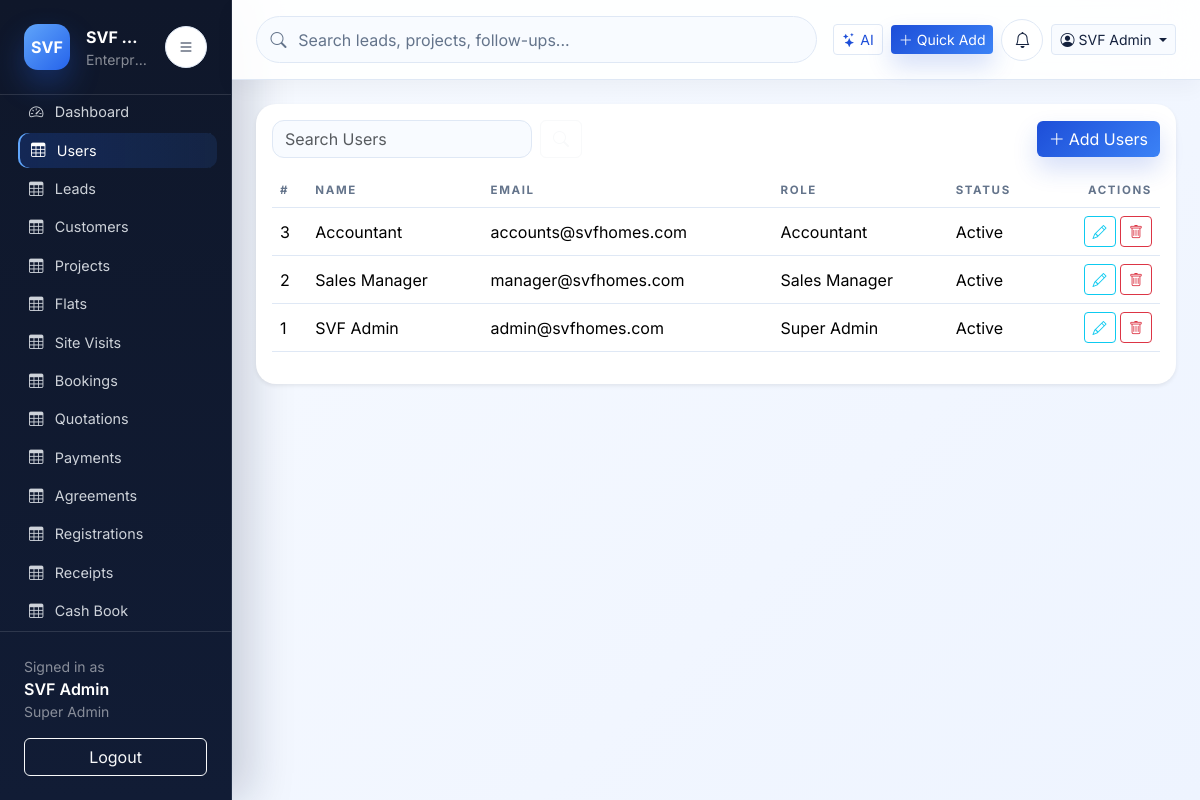
Screenshot of /users/index.php (signed in) with the database file from the repository.
### tables this page shows
CREATE TABLE IF NOT EXISTS users (
    id BIGINT UNSIGNED AUTO_INCREMENT PRIMARY KEY,
    name VARCHAR(150) NOT NULL,
    email VARCHAR(190) NOT NULL UNIQUE,
    phone VARCHAR(30) NULL,
    password VARCHAR(255) NOT NULL,
    role VARCHAR(50) NOT NULL DEFAULT 'Admin',
    status VARCHAR(20) NOT NULL DEFAULT 'Active',
    remember_token VARCHAR(100) NULL,
    last_login_at DATETIME NULL,
    created_at DATETIME NOT NULL DEFAULT CURRENT_TIMESTAMP,
    updated_at DATETIME NOT NULL DEFAULT CURRENT_TIMESTAMP ON UPDATE CURRENT_TIMESTAMP,
    INDEX idx_users_role (role),
    INDEX idx_users_status (status)
);

### users/index.php (called while the page is built, shortened)
<?php
require_once __DIR__ . '/../includes/module-handler.php';

### includes/functions.php (called while the page is built, shortened)
<?php
function env(string $key, mixed $default = null): mixed
{
    $value = $_ENV[$key] ?? getenv($key);
    return $value === false || $value === null || $value === '' ? $default : $value;
}
function config(string $key, mixed $default = null): mixed
{
    static $cache = [];
    [$file, $path] = array_pad(explode('.', $key, 2), 2, null);
    if (!isset($cache[$file])) {
        $configPath = __DIR__ . '/../config/' . $file . '.php';
        $cache[$file] = is_file($configPath) ? require $configPath : [];
    }
    if ($path === null) {
        return $cache[$file];
    }
    $value = $cache[$file];
    foreach (explode('.', $path) as $segment) {
        if (!is_array($value) || !array_key_exists($segment, $value)) {
            return $default;
        }
        $value = $value[$segment];
    }
    return $value;
}
function app_url(string $path = ''): string
{
    $base = rtrim((string)env('APP_URL', ''), '/');
    return $base . '/' . ltrim($path, '/');
}
function e(mixed $value): string
{
    return htmlspecialchars((string)$value, ENT_QUOTES, 'UTF-8');
}
function module_url(string $module, string $page = 'index.php', array $params = []): string
{
    $path = trim($module, '/') . '/' . ltrim($page, '/');
    if ($params) {
        $path .= '?' . http_build_query($params);
    }
    return app_url($path);
}

### config/app.php (called while the page is built, shortened)
<?php
return [
    'name' => env('APP_NAME', 'SVF Homes AI CRM'),
    'env' => env('APP_ENV', 'production'),
    'debug' => filter_var(env('APP_DEBUG', false), FILTER_VALIDATE_BOOL),
    'url' => env('APP_URL', ''),
    'timezone' => 'Asia/Kolkata',
    'currency' => 'INR',
    'currency_symbol' => '₹',
];

### includes/module-handler.php (the view, shortened to what this page needs)
<?php
$scriptName = str_replace('\\', '/', $_SERVER['SCRIPT_NAME'] ?? '');
$modules = config('resources', []);
$moduleKey = $moduleKey ?? basename(dirname($scriptName));
$action = $action ?? pathinfo(basename($scriptName), PATHINFO_FILENAME);
$module = $modules[$moduleKey];
$db = \App\Core\Database::connection();
$table = $module['table'];
$fields = $module['fields'];
$columns = $module['columns'] ?? array_map(static fn(array $field) => $field['name'], $fields);
include __DIR__ . '/header.php';
if ($action !== 'delete') {
    include __DIR__ . '/sidebar.php';
    echo '<div class="crm-main flex-grow-1">';
    include __DIR__ . '/navbar.php';
    echo '<div class="container-fluid p-4">';
}
if ($action === 'index') {
    $search = trim((string)($_GET['q'] ?? ''));
    $sql = 'SELECT * FROM `' . $table . '`';
    $params = [];
    $sql .= ' ORDER BY id DESC LIMIT 200';
    $statement = $db->prepare($sql);
    $statement->execute($params);
    $records = $statement->fetchAll();
    ?>
    <div class="card crm-card border-0 shadow-sm">
        <div class="card-body">
            <div class="d-flex flex-wrap gap-2 justify-content-between align-items-center mb-3">
                <form class="d-flex gap-2" method="get">
                    <input type="search" name="q" value="<?= e($search) ?>" class="form-control" placeholder="Search <?= e($module['label']) ?>">
                    <button class="btn btn-outline-light" type="submit"><i class="bi bi-search"></i></button>
                </form>
                <a class="btn btn-accent" href="<?= e(module_url($moduleKey, 'add.php')) ?>"><i class="bi bi-plus-lg me-1"></i>Add <?= e($module['label']) ?></a>
            </div>
            <div class="table-responsive">
                <table class="table table-hover align-middle">
                    <thead>
                    <tr>
                        <th>#</th>
                        <?php foreach ($columns as $column): ?>
                            <th><?= e(ucwords(str_replace('_', ' ', $column))) ?></th>
                        <?php endforeach; ?>
                        <th class="text-end">Actions</th>
                    </tr>
                    </thead>
                    <tbody>
                    <?php foreach ($records as $row): ?>
                        <tr>
                            <td><?= e($row['id']) ?></td>
                            <?php foreach ($columns as $column): ?>
                                <td><?= e($row[$column] ?? '-') ?></td>
                            <?php endforeach; ?>
                            <td class="text-end">
                                <a href="<?= e(module_url($moduleKey, 'edit.php', ['id' => $row['id']])) ?>" class="btn btn-sm btn-outline-info"><i class="bi bi-pencil"></i></a>
                                <a href="<?= e(module_url($moduleKey, 'delete.php', ['id' => $row['id']])) ?>" class="btn btn-sm btn-outline-danger"><i class="bi bi-trash"></i></a>
                            </td>
                        </tr>
                    <?php endforeach; ?>
                    </tbody>
                </table>
            </div>
        </div>
    </div>
    <?php
}
    ?>
    <?php
if ($action !== 'delete') {
    echo '</div></div>';
}
include __DIR__ . '/footer.php';

### assets/css/app.css (style rules this page uses)
:root { --crm-bg: #f3f7ff; --crm-surface: #ffffff; --crm-surface-alt: #f8fbff; --crm-line: #dfe8f5; --crm-text: #14213d; --crm-muted: #64748b; --crm-accent: #1d4ed8; --crm-accent-soft: #eaf2ff; --crm-success: #10b981; --crm-shadow: 0 20px 45px rgba(15, 23, 42, 0.08); }
* { box-sizing: border-box; }
body { font-family: Inter, system-ui, -apple-system, BlinkMacSystemFont, 'Segoe UI', sans-serif; background: linear-gradient(180deg, #f8fbff 0%, var(--crm-bg) 100%); color: var(--crm-text); }
.crm-main { display: flex; flex-direction: column; flex: 1 1 auto; min-width: 0; min-height: 0; }
.crm-main > .container-fluid { flex: 1 0 auto; min-height: 0; padding-bottom: 2rem; }
.btn-accent { background: linear-gradient(135deg, var(--crm-accent), #3b82f6); border: 0; color: white; box-shadow: 0 12px 24px rgba(29, 78, 216, 0.18); }
.page-hero, .card, .crm-card, .metric-card, .chart-card, .auth-card, .detail-card, .kpi-card { background: var(--crm-surface); border: 1px solid var(--crm-line); border-radius: 20px; box-shadow: var(--crm-shadow); height: auto; }
.table { color: var(--crm-text); }
.table thead th { color: var(--crm-muted); border-color: var(--crm-line); text-transform: uppercase; letter-spacing: 0.14em; font-size: 0.72rem; }
.table tbody td, .table tbody th { border-color: var(--crm-line); vertical-align: middle; }
.form-control, .form-select, .form-floating > .form-control { background: #f8fbff; border: 1px solid var(--crm-line); border-radius: 12px; color: var(--crm-text); }

### rows the page displays
users: id "3", name "Accountant", email "accounts@svfhomes.com", role "Accountant", status "Active"
users: id "2", name "Sales Manager", email "manager@svfhomes.com", role "Sales Manager", status "Active"
users: id "1", name "SVF Admin", email "admin@svfhomes.com", role "Super Admin", status "Active"

### other values shown
config('app.name', 'SVF Homes AI CRM') "SVF…"
$item['label'] "Dashboard"
$item['label'] "Users"
$item['label'] "Leads"
$item['label'] "Customers"
$item['label'] "Projects"
$item['label'] "Flats"
$item['label'] "Site Visits"
$item['label'] "Bookings"
$item['label'] "Quotations"
$item['label'] "Payments"
$item['label'] "Agreements"
$item['label'] "Registrations"
$item['label'] "Receipts"
$item['label'] "Cash Book"
